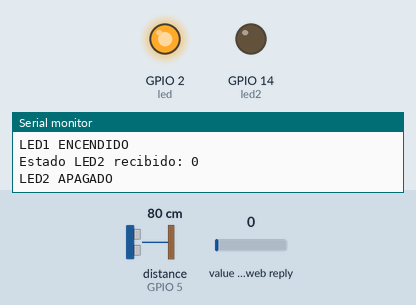
Simulated run of this sketch. Board: ESP8266 (NodeMCU). Parts: output pins drawn as LEDs (lit = HIGH), the last lines printed to the serial monitor. Wiring (inferred from the names in the program): ultrasonic range finder: trigger GPIO 4; echo GPIO 5. The test bench sets the inputs (shaded band); at power-on: distance to the obstacle (sensor on GPIO 5) 80 cm, value in the web reply 0. The echo pulse lasts 58.3 µs per cm; WiFi joins after 1.5 s; servers stay silent unless stated; web services answer with replies made up by the test bench; pins used as bus, display or sensor lines are not drawn.

Above: at 15.5 s.
15.6 s: distance to the obstacle (sensor on GPIO 5) set to 13 cm
28.4 s: distance to the obstacle (sensor on GPIO 5) set to 10 cm
At 37.7 s:
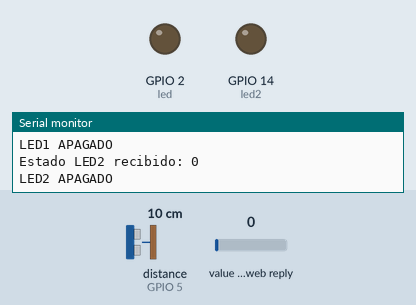
41.2 s: distance to the obstacle (sensor on GPIO 5) set to 18 cm
At 54.3 s:
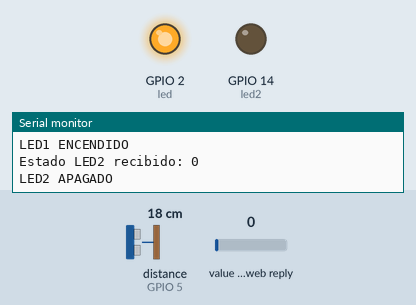
Timing chart, 0 to 55.8 s (numbered marks = the images above; inputs shaded):
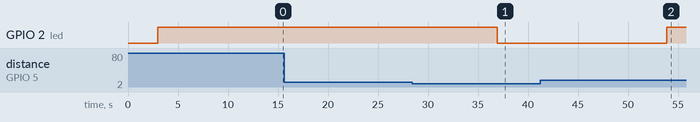

The sketch:

MonitorSensorEstacionamiento.ino
```cpp
#include <ESP8266WiFi.h>
#include "secrets.h"

const char* ssid = SECRET_SSID;
const char* password = SECRET_PASS;

const char* host = "api.thingspeak.com";      // Servidor de ThingSpeak
const char* apiKey = SECRET_WRITE_APIKEY;     // Clave de escritura
const char* readApiKey = SECRET_READ_APIKEY;  // Clave de lectura
const int channelID = SECRET_CH_ID;           // ID del canal

const int led = 2;        // LED principal
const int led2 = 14;      // LED2 controlado remotamente
const int trigger = 4;    // Trigger del sensor ultrasónico
const int echo = 5;       // Pin Echo del sensor ultrasónico

WiFiClient client;

void setup() {
  Serial.begin(115200);
  pinMode(led, OUTPUT);
  pinMode(led2, OUTPUT);
  pinMode(trigger, OUTPUT);
  pinMode(echo, INPUT);
  digitalWrite(trigger, LOW);
  digitalWrite(led2, LOW);  // LED2 esté apagado al inicio

  // Conexión WiFi
  Serial.print("Conectando a WiFi");
  WiFi.begin(ssid, password);
  while (WiFi.status() != WL_CONNECTED) {
    delay(500);
    Serial.print(".");
  }
  Serial.println("\nWiFi conectado.");
}

void loop() {
  // Leer el estado del LED2 desde ThingSpeak
  String led2State = leerEstadoLED2();

  // Medir distancia
  long duration, distance;
  digitalWrite(trigger, HIGH);
  delayMicroseconds(10);
  digitalWrite(trigger, LOW);
  duration = pulseIn(echo, HIGH, 30000); // Timeout 30ms
  distance = duration / 59;

  if (distance < 2) { distance = 2; }
  if (distance >= 2 && distance <= 400) {
    Serial.print("Distancia medida: ");
    Serial.print(distance);
    Serial.println(" cm");

    // LED1
    int ledState = (distance > 10) ? 1 : 0;

    // Si LED1 se apaga, también apaga el LED2
    if (ledState == 0) {
      digitalWrite(led2, LOW); // Apagar LED2
      led2State = "0";         // Actualizar el estado local de LED2
      enviarEstadoThingSpeak(distance, 0); // Actualizar estado en ThingSpeak
      Serial.println("Objeto detectado: LED1 y LED2 APAGADOS");
    } else {
      //Estado actual de LED2 en ThingSpeak
      enviarEstadoThingSpeak(distance, led2State.toInt());
    }

    // Actualizar el estado de LED1
    digitalWrite(led, ledState == 1 ? HIGH : LOW);
    Serial.println(ledState == 1 ? "LED1 ENCENDIDO" : "LED1 APAGADO");
  }

  // Valor recibido
  Serial.print("Estado LED2 recibido: ");
  Serial.println(led2State);

  // Estado del LED2
  if (led2State == "1") {
    digitalWrite(led2, HIGH); // Encender LED2
    Serial.println("LED2 ENCENDIDO");
    digitalWrite(led, LOW);
    int ledState = 0;
  } else {
    digitalWrite(led2, LOW); // Apagar LED2
    Serial.println("LED2 APAGADO");
  }

  delay(15500); // Esperar entre iteraciones para respetar los límites de ThingSpeak
}

// Lectura del estado del LED2
String leerEstadoLED2() {
  String led2State = "0"; // Valor por defecto
  if (client.connect(host, 80)) {
    String url = "/channels/2786195/fields/2/last.txt?api_key=";
    url += readApiKey;

    client.print(String("GET ") + url + " HTTP/1.1\r\n" +
                 "Host: " + host + "\r\n" +
                 "Connection: close\r\n\r\n");

    while (client.connected() || client.available()) {
      if (client.available()) {
        led2State = client.readStringUntil('\n'); // Respuesta
      }
    }
    client.stop();
  } else {
    Serial.println("Error al conectar para leer estado del LED2.");
  }
  led2State.trim();
  if (led2State != "0" && led2State != "1") {
    led2State = "0"; // Valor por defecto si no es válido
  }
  return led2State;
}

//Enviar distancia y estado del LED2 a ThingSpeak
void enviarEstadoThingSpeak(int distance, int ledState) {
  if (client.connect(host, 80)) {
    String url = "/update?api_key=";
    url += apiKey;
    url += "&field1=" + String(distance); // Enviar distancia en field1
    url += "&field2=" + String(ledState); // Enviar estado del LED2 en field2

    client.print(String("GET ") + url + " HTTP/1.1\r\n" +
                 "Host: " + host + "\r\n" +
                 "Connection: close\r\n\r\n");

    Serial.print("Enviando distancia: ");
    Serial.print(distance);
    Serial.print(" y estado LED2: ");
    Serial.println(ledState);

    client.stop();
  } else {
    Serial.println("Error al conectar con ThingSpeak.");
  }
}
```

secrets.h
```cpp
// Use this file to store all of the private credentials and connection details

#define SECRET_SSID "Crow's nest"		// replace MySSID with your WiFi network name
#define SECRET_PASS "MustHunt"	// replace MyPassword with your WiFi password

#define SECRET_CH_ID 2786195		// replace 0000000 with your channel number
#define SECRET_WRITE_APIKEY "BA1O3YURJ40P9H22"   // replace XYZ with your channel write API Key
#define SECRET_READ_APIKEY "FBNV181569PY4N5E"
```

Measured:
- the behaviour switches between 12 and 11 cm on distance to the obstacle (sensor on GPIO 5) (found by bisection; images 0 and 1)
- after the input at 28.4 s, GPIO 2 (led): HIGH → LOW after 8.5 s
- after the input at 41.2 s, GPIO 2 (led): LOW → HIGH after 12.7 s
